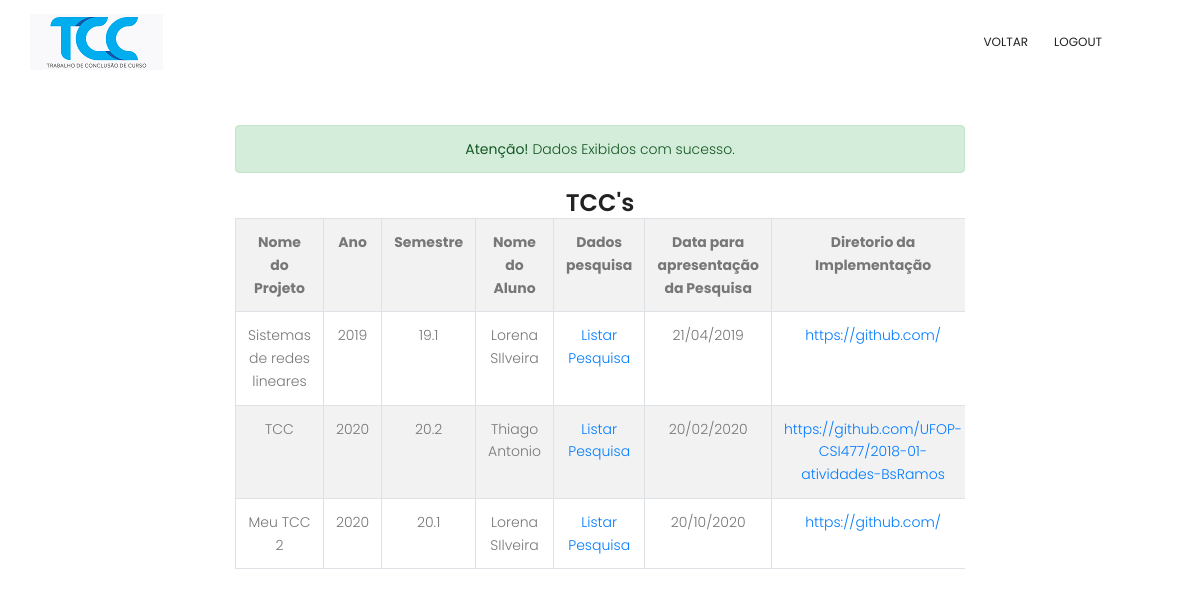
Screenshot of /router.php?op=4 (signed in) with the database file from the repository.
### tables this page shows
CREATE TABLE `projeto` (
  `id` int(11) NOT NULL,
  `nomeprojeto` varchar(150) DEFAULT NULL,
  `id_professor` int(11) NOT NULL,
  `id_aluno` int(11) NOT NULL,
  `ano` int(11) NOT NULL,
  `semestre` varchar(4) NOT NULL,
  `p_pesquisa` varchar(10000) DEFAULT NULL,
  `data_pesquisa` varchar(10) DEFAULT NULL,
  `p_imple` varchar(1000) DEFAULT NULL,
  `data_imple` varchar(10) DEFAULT NULL,
  `feedback` varchar(10000) DEFAULT NULL,
  `status` int(1) NOT NULL DEFAULT '1'
);

CREATE TABLE `aluno` (
  `id` int(11) NOT NULL,
  `matricula` int(11) NOT NULL,
  `nome` varchar(150) NOT NULL,
  `senha` int(11) NOT NULL
);

### controller/professorController.php (called while the page is built, shortened)
<?php
class professorController {
  public function listarTodos(){
  $professor = new professor;
  $lista = $professor->seusTCCs($_SESSION['id']);
  include './view/professores/seusprojetos.php';
  }
}

### model/Database.php (called while the page is built, shortened)
<?php
class Database {
  protected $db = null;
  public function getDB() {
    if ($this->db === null) {
      $db = new PDO('mysql:host=localhost;dbname=tcccontroler','bruno','123456');
    }
    return $db;
  }
}

### model/professor.php (called while the page is built, shortened)
<?php
class professor {
  protected $db = null;
  public function __construct() {
    $this->db = Database::getInstance()->getDB();
  }
  public function seusTCCs($id) {
    $sql = "SELECT * FROM projeto WHERE id_professor = '$id'";
    return $this->db->query($sql);
  }
}

### model/alunos.php (called while the page is built, shortened)
<?php
class alunos {
  protected $db = null;
  public function __construct() {
    $this->db = Database::getInstance()->getDB();
  }
  public function all() {
    $sql = "SELECT * FROM aluno";
    return $this->db->query($sql);
  }
}

### view/professores/seusprojetos.php (the view, shortened to what this page needs)
<!DOCTYPE html>
<html lang="zxx" class="no-js">
<head>
    <link rel="stylesheet" href="./public/css/linearicons.css">
    <link rel="stylesheet" href="./public/css/font-awesome.min.css">
    <link rel="stylesheet" href="./public/css/bootstrap.css">
    <link rel="stylesheet" href="./public/css/magnific-popup.css">
    <link rel="stylesheet" href="./public/css/nice-select.css">
    <link rel="stylesheet" href="./public/css/animate.min.css">
    <link rel="stylesheet" href="./public/css/owl.carousel.css">
    <link rel="stylesheet" href="./public/css/main.css">
  </head>
  <body>
    <header id="header" id="home">
      <div class="container">
        <div class="row align-items-center justify-content-between d-flex">
          <div id="logo">
          <img src="public/img/tcc.png" alt="" title="" />
          </div>
          <nav id="nav-menu-container">
            <ul class="nav-menu">
              <li class="menu-active"><a href="http://localhost:8000/router.php?op=7">Voltar</a></li>
              <li class="menu-active"><a href="http://localhost:8000/">logout</a></li>
            </ul>
          </nav>
        </div>
      </div>
    </header>
      <section class="align-items-center">
        <div class="container">
          <div class="row fullscreen d-flex align-items-center justify-content-center">
            <div class="banner-content col-lg-8">
                <div class="bg-1">
                      <div class="alert alert-success">
                      <strong>Atenção!</strong> Dados Exibidos com sucesso.
                    </div>
              <h3>
                <br>TCC's
              </h3>
              <div class="table-responsive">
                  <table class="table table-bordered table-striped table-hover table-condensed table-responsive-lg">
                    <tr>
                      <th>Nome do Projeto</th>
                      <th>Ano</th>
                      <th>Semestre</th>
                      <th>Nome do Aluno</th>
                      <th>Dados pesquisa</th>
                      <th>Data para apresentação da Pesquisa</th>
                      <th>Diretorio da Implementação</th>
                    </tr>
                    <?php
                    $alunos = new alunos;
                    ?>
                  <?php foreach( $lista as $linha ): ?>
                      <tr>
                        <td> <?= $linha['nomeprojeto'] ?> </td>
                        <td><?= $linha['ano'] ?> </td>
                        <td><?= $linha['semestre'] ?></td>
                        <?php
                        $lista2 = $alunos->all();
                        ?>
                        <?php foreach( $lista2 as $linha2 ): ?>
                        <?php if ($linha2['id'] == $linha['id_aluno']): ?>
                              <td><?= $linha2['nome'] ?></td>
                          <?php endif; ?>
                        <?php endforeach ?>
                        <td> <a href="http://localhost:8000/router.php?op=21&id=<?= $linha['id'] ?>">Listar Pesquisa</td>
                        <td><?= $linha['data_pesquisa'] ?></td>
                        <td> <a href="<?= $linha['p_imple'] ?>"target="_blank"><?= $linha['p_imple'] ?></a>  </td>
                    </tr>
                      <?php endforeach ?>
                  </table>
              </div>
            </div>
          </div>
        </div>
      </section>
  </body>
</html>

### public/css/main.css (style rules this page uses)
body { color: #777777; font-family: "Poppins", sans-serif; font-size: 14px; font-weight: 300; line-height: 1.625em; position: relative; }
ol, ul { margin: 0; padding: 0; list-style: none; }
a { -webkit-transition: all 0.3s ease 0s; -moz-transition: all 0.3s ease 0s; -o-transition: all 0.3s ease 0s; transition: all 0.3s ease 0s; }
a, a:focus, a:hover { text-decoration: none; outline: 0; }
h1, h2, h3, h4, h5, h6 { font-family: "Poppins", sans-serif; color: #222222; line-height: 1.2em !important; margin-bottom: 0; margin-top: 0; font-weight: 600; }
h3, .h3 { font-size: 24px; }
td, th { border-radius: 0px; }
h3 { font-size: 24px; }
h1, h2, h3, h4, h5, h6 { line-height: 1.5em; }
#header { padding: 14px 0; position: fixed; left: 0; top: 0; right: 0; transition: all 0.5s; z-index: 997; }
#header #logo img { padding: 0; margin: 0; }
.nav-menu, .nav-menu * { margin: 0; padding: 0; list-style: none; }
.nav-menu li { position: relative; white-space: nowrap; }
.nav-menu > li { float: left; }
#nav-menu-container { margin: 0; }
@media (min-width: 1024px) { #nav-menu-container { padding-right: 60px; } }
.nav-menu a { padding: 0 8px 0px 8px; text-decoration: none; display: inline-block; color: #222; font-weight: 400; font-size: 12px; text-transform: uppercase; outline: none; }
.nav-menu > li { margin-left: 10px; }
#mobile-nav { position: fixed; top: 0; padding-top: 18px; bottom: 0; z-index: 998; background: rgba(0, 0, 0, 0.8); left: -260px; width: 260px; overflow-y: auto; transition: 0.4s; }
#mobile-nav ul { padding: 0; margin: 0; list-style: none; }
#mobile-nav ul li { position: relative; }
#mobile-nav ul li a { color: #fff; font-size: 13px; text-transform: uppercase; overflow: hidden; padding: 10px 22px 10px 15px; position: relative; text-decoration: none; width: 100%; display: block; outline: none; font-weight: 700; }
.banner-content { margin-top: -90px; text-align: center; }

### rows the page displays
projeto: nomeprojeto "Sistemas de redes lineares", ano "2019", semestre "19.1", data_pesquisa "21/04/2019", p_imple "https://github.com/"
aluno: nome "Lorena SIlveira"
projeto: nomeprojeto "TCC", ano "2020", semestre "20.2", data_pesquisa "20/02/2020", p_imple "https://github.com/UFOP-CSI477/2018-01-atividades-BsRamos"
aluno: nome "Thiago Antonio"
projeto: nomeprojeto "Meu TCC 2", ano "2020", semestre "20.1", data_pesquisa "20/10/2020", p_imple "https://github.com/"
